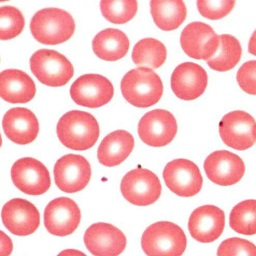
%> input picture cell.jpg, 256 x 256 px
$ octave figure1_1.m   (GNU Octave 9; MATLAB toolbox functions it lacks are replaced by stand-ins)
%> lines starting %> are read from the running program, lines starting %| are printed output that depends on the picture
### GS1.m
function pw=GS1(Im1,Im2)
%% GS方法，这里Im1和Im2都是去除背景项A后的两幅调制强度分布图；pw是得到的包裹相位
norm1=sqrt(sum(sum(Im1.*Im1)));
Im1=Im1./norm1;                                    %对Im1进行归一化
proj=sum(sum((Im2.*Im1)))/sum(sum(Im1.*Im1));
Im2=Im2-proj*Im1;                                  %对Im2进行正交化
norm2=sqrt(sum(sum(Im2.*Im2)));
Im2=Im2./norm2;                                    %对Im2进行归一化
pw=atan2(-Im2,Im1);                                %求得的包裹相位

### GD_GS.m
function [pw2,RR1,alph]=GD_GS(Im1,Im2,pw1)
% pw1=GS1(Im1,Im2);

%%
norm1=sqrt(sum(sum(Im1.*Im1)));
Im11=Im1./norm1;                                    %对Im1进行归一化
proj=sum(sum((Im2.*Im11)))/sum(sum(Im11.*Im11));
Im22=Im2-proj*Im11;                                  %对Im2进行正交化
norm2=sqrt(sum(sum(Im22.*Im22)));
Im22=Im22./norm2;
S=-Im22./Im11;
% bb=1;
%%
[M,N]=size(Im1);
K=M*N;
i=2;
ee(1)=1;
RR=ones(100,1);
alph(1)=0.01;
while i<40  && ee>1e-5
    m1=sqrt(sum(cos(pw1(:)).^2,'omitnan'));
    m2=sum(sin(pw1(:)).*cos(pw1(:)),'omitnan')./(m1.^2);
    m3=sqrt(K-m1*m1-m1*m1*m2*m2);

    dm1=-cos(pw1).*sin(pw1)./m1;
    dm2=2*m2/m1/m1*cos(pw1).*sin(pw1)+1/m1/m1*(cos(pw1).^2-sin(pw1).^2);
    dm3=(1-m2^2)/m3*cos(pw1).*sin(pw1)-m2/m3*(cos(pw1).^2-sin(pw1).^2);

    dm3m1=dm3.*m1-m3*dm1;
    pw2=atan2(-Im22*m3+Im11*m1*m2,real(Im11*m1)+eps);
    f=pw2-pw1;
    RR(i)=std(rmmissing(f(:)));
    ee=abs(RR(i)-RR(i-1));
    df=(S.*dm3m1+dm2)./(1+(S.*m3/m1+m2).^2)-1;
    bb=(sum(df(:),'omitnan')+eps);
%     bb=1+i*5;
    alph=alph./bb;
    pw1=pw2-alph*df;
    i=i+1;
end
RR1=RR(2:i-1);

### S_AIA.m
function [pw,delta,iter] = S_AIA(Is,ps,MaxIter)
%% 说明    单波长干涉测量中，改进的最小二乘迭代算法，至少三幅图
% 输入：
% Is即Is(:,:,i)表示每幅干涉图的光强分布，共K幅
% ps是假设（或得到）的相移量，一个行向量,若假设的相移量符号反了，那么求得的相位也是反的
% MaxIter是设定的最大迭代次数
% 输出：
% pw是求得的包裹相位；  delta是求得的相移量；  iter是达到收敛或达到最大迭代次数所需的迭代次数
%%
epsilon = 1e-3;        % 设定相移量精度阈值
err = 1;               % 相邻两次迭代相移量变化量表示
iter = 0;              % 迭代次数表示
dim = size(Is);
K = dim(1)*dim(2);       %像素数
N = dim(3);              %图数
Ip = zeros(N,K);
for  i=1:N
    Ip(i,:) = reshape(Is(:,:,i),1,K);%将每幅干涉图分别表示成行向量，多幅组合成矩阵
end
Ip1=Ip';
phi = zeros(1,K);        %设置相位用于计算的表示
% Mod = zeros(1,K);
E=eye(3);
%%
%%
while  ((err > epsilon) && (iter < MaxIter))
%Fisrt setp:
%为了使A为非奇异矩阵，要求至少三幅图，这一步相移量已知
        ps1 = ps;
        A = [ N         ,           sum(cos(ps)),             sum(sin(ps))
            sum(cos(ps)),           sum(cos(ps).^2),          sum(cos(ps).*sin(ps))
            sum(sin(ps)),           sum(sin(ps).*cos(ps)),    sum(sin(ps).^2)];
        A1=A\E;
%干涉图相位值计算
        s1=sum(Ip);          % size: [1,K]
        s2=cos(ps)*Ip;
        s3=sin(ps)*Ip;
        s=[s1;s2;s3];
        X=A1*s;
        phi=atan2(-X(3,:),X(2,:));
         %  Mod(i) = sqrt(X(3,:).*X(3,:)+X(2,:).*X(2,:));

%Second  step:
%这一步相位已知
        A = [  K         ,         sum(cos(phi)),               sum(sin(phi))
            sum(cos(phi)),         sum(cos(phi).^2 ),           sum(cos(phi).*sin(phi))
            sum(sin(phi)),         sum(sin(phi).*cos(phi)),     sum(sin(phi).^2)];
        A1=A\E;
%相移量计算
        s1=sum(Ip1);          % size: [1,N]
        s2=cos(phi)*Ip1;
        s3=sin(phi)*Ip1;
        s=[s1;s2;s3];
        X=A1*s;
        ps=atan2(-X(3,:),X(2,:));

        err = max(abs(ps-ps1));
        iter = iter+1;
end
%%
%%
pw = reshape(phi,dim(1),dim(2));
% pwMod = reshape(Mod,dim(1),dim(2));
delta=ps;
for j=2:N
        delta(j)=delta(j)-2*pi*round((delta(j)-delta(j-1))/(2*pi));            %用于相移量解包,要求相邻两幅图的真实相移量之差不得大于pi，不然无法解包
end
delta = delta-delta(1);
if  delta(N)<0
   delta = -delta;
   pw=-pw;
end

### Complex_GaussianFilter1.m
function [I]=Complex_GaussianFilter1(I,freq,freq1)

[NR, NC]=size(I);
[u,v]=meshgrid(1:NC, 1:NR);
u0=floor(NC/2)+1;
v0=floor(NR/2)+1;
u=u-u0;
v=v-v0;
H=1-exp(-(u.^2+v.^2)/(2*(freq)^2));
H1=exp(-(u.^2+v.^2)/(2*(freq1)^2));
H=H.*H1;
C=fft2(I);
CH=C.*ifftshift(H);
I=ifft2(CH);

### wy3.m
function phi=wy3(I1,I2,I3,fl,fh)
I11=Complex_GaussianFilter1(I1,fl,fh);
I22=Complex_GaussianFilter1(I2,fl,fh);
I33=Complex_GaussianFilter1(I3,fl,fh);
Ir1=real(I11);
Ii1=imag(I11);
Ir2=real(I22);
Ii2=imag(I22);
Ir3=real(I33);
Ii3=imag(I33);
C=[sum(sum(Ir2.^2))+sum(sum(Ii2.^2)),sum(sum(Ii3.*Ii2))+sum(sum(Ir3.*Ir2));sum(sum(Ir3.*Ir2))+sum(sum(Ii3.*Ii2)),sum(sum(Ir3.^2))+sum(sum(Ii3.^2))];
E=eye(2);
C1=C\E;
K=[sum(sum(Ir1.*Ir2))+sum(sum(Ii1.*Ii2));sum(sum(Ir1.*Ir3))+sum(sum(Ii1.*Ii3))];
K=C1*K;
d2=acos((K(2)^2-K(1)^2+1)/(2*K(2)));
d1=acos((K(1)^2-K(2)^2+1)/(2*K(1)));
% d2sin=(-K(1)*sin(d1))/K(2);
% d2cos=(K(2)^2-K(1)^+1)/(2*K(2));
% d2=atan2(d2sin,d2cos);
Ip1=(I1-I2)/sin(d1/2);
Ip2=(I1-I3)/sin(d2/2);
phi=atan2(real(Ip1*sin(d2/2-d1/2)),real(Ip2-Ip1*cos(d2/2-d1/2)));
% phi=unwrap2(phi);

### PCA_HEFS.m
% 输入：多幅图I(:,:,1),I(:,:,2)...

function phi=PCA_HEFS(I)

[h,l,n]=size(I); k=h*l;
X=zeros(n,k);
for  i=1:n
    X(i,:)=reshape(I(:,:,i),1,[]);     % X的每行表示一幅干涉图，每列表示相同像素点处不同干涉图对应的强度值
end
X = X-ones(size(X,1),1)*mean(X);       %去除背景强度， mean(X)表示对矩阵X的每列求平均值
covarianceMatrix = X*X';               %求出其协方差矩阵
[U,~,~] = svd(covarianceMatrix);
Up=zeros(2,n);
Up(1,:)=U(:,1)';
Up(2,:)=U(:,2)';
Y = Up*X;

% 对其进行归一化,当相移量并非大致均匀分布在[0，2*pi]内时，加上这个过程可以提高精度
srss1=sqrt(sum(Y(1,:).*Y(1,:)));
V(:,1)=Y(1,:)./srss1;
srss2=sqrt(sum(Y(2,:).*Y(2,:)));
V(:,2)=Y(2,:)./srss2;
[alpha,beta]=semiHyperLeastSquareFitInsection3C(V);
pp=ellipseFitPhaseRetrievalInSection3B(V,alpha,beta);

phi=reshape(pp,size(I(:,:,1)));
end

function [alpha,b]=semiHyperLeastSquareFitInsection3C(V)
N=size(V,1);
b=max(abs(V(:)));
x=V(:,1);
y=V(:,2);
Chi=[x.^2,2*x.*y,y.^2,2*b*x,2*b*y,b^2*ones(N,1)];

X=mean(x);
Y=mean(y);
XY=mean(Chi(:,2))/2;
X2=mean(Chi(:,1));
Y2=mean(Chi(:,3));

W=[6*X2  6*XY      X2+Y2 6*b*X 6*b*Y b^2;
   6*XY  4*(X2+Y2) 6*XY  4*b*Y 4*b*X 0;
   X2+Y2 6*XY      6*Y2  2*b*X 6*b*Y b^2;
   6*b*X 4*b*Y     2*b*X 4*b^2 0     0;
   2*b*Y 4*b*X     6*b*Y 0     4*b^2 0;
   b^2   0         b^2   0     0     0;];
opt.issym=true;
X=Chi'*Chi/N;
[alpha,~] = eigs(W,X,1,'lm',opt);
end

function phi=ellipseFitPhaseRetrievalInSection3B(V,a,b)
x=V(:,1)-b*(a(3)*a(4)-a(2)*a(5))/(a(2)^2-a(1)*a(3));
y=V(:,2)-b*(a(1)*a(5)-a(2)*a(4))/(a(2)^2-a(1)*a(3));
k=sqrt(4*a(2)^2+(a(1)-a(3))^2);
t=(a(1)-a(3)+k)/(2*a(2));

re=sqrt(abs(a(1)+a(3)+k))*(y+t*x);
im=sqrt(abs(a(1)+a(3)-k))*(x-t*y);
phi=angle(complex(re,im));
end

### figure1_1.m
clc
clear
close all

x=linspace(-1.5,1.5,300);
y=linspace(-1.5,1.5,300);                                                  %像素300*300 每个像素是10um*10um
[x,y]=meshgrid(x,y);
A=100*exp(-0.05*(x.^2+y.^2));  %背景项
B=80*exp(-0.01*(x.^2+y.^2));   %调制项
% [7 lines of commented-out code are left out]
p0=255-double(rgb2gray(imread('cell.jpg')));
%> p0: size 256x256 double; min 0, max 212, mean 44.7
p0(p0>115)=115;
%> p0: size 256x256 double; min 0, max 115, mean 44.7
p0=p0./max(p0(:))*pi*0.8;
p = imresize(p0,size(A),'bilinear');

Ib(:,:,1)=A+B.*cos(p);
Ib(:,:,2)=A+B.*cos(p+2);
Ib(:,:,3)=A+B.*cos(p+3.3);
%> Ib: size 300x300x3 double

noise=40;
Ib(:,:,1)=awgn(Ib(:,:,1),noise,'measured');
Ib(:,:,2)=awgn(Ib(:,:,2),noise,'measured');
Ib(:,:,3)=awgn(Ib(:,:,3),noise,'measured');

%%%%%%%%%%%%
% figure
% subplot 131
% imshow(Ib(:,:,1),[])
% subplot 132
% imshow(Ib(:,:,2),[])
% subplot 133
% imshow(Ib(:,:,3),[])

%%%%%%%%%%%%%%%% 高斯滤波
% [5 lines of commented-out code are left out]

%%%%%%%%%%%%% IGS GS
I1=Ib(:,:,1)-Ib(:,:,2);
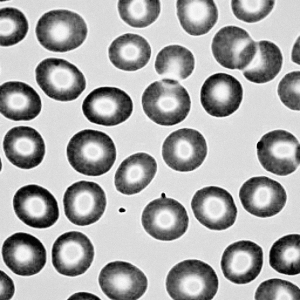
%> I1: size 300x300 double; min -52.81, max 139, mean 74.5; drawn with min black and max white
I2=Ib(:,:,1)-Ib(:,:,3);
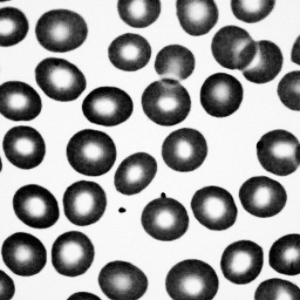
%> I2: size 300x300 double; min -139.9, max 165, mean 50.4; drawn with min black and max white
pwGS=GS1(I1,I2);
%> in GS1, `norm1=sqrt(sum(sum(Im1.*Im1)));`: norm1 = 27775.8
%> in GS1, `proj=sum(sum((Im2.*Im1)))/sum(sum(Im1.*Im1));`: proj = 31224.4
%> in GS1, `Im2=Im2-proj*Im1;`:
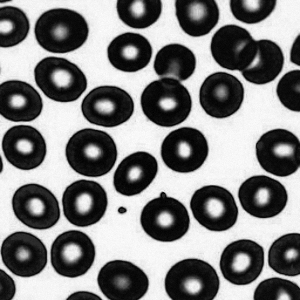
%> Im2: size 300x300 double; min -102.8, max 35.46, mean -33.4; drawn with min black and max white
%> in GS1, `norm2=sqrt(sum(sum(Im2.*Im2)));`: norm2 = 19800.3
tic
% [pwIGS,ii,ee,pwGS]=IGS2(I1,I2);
[pwIGS,RR,alph]=GD_GS(I1,I2,pwGS);
%> the loop in GD_GS, `while i<40  && ee>1e-5` made 26 passes
%> (m1, m2, m3, ee, bb, alph) on passes 1 to 12: (219.5, -0.0849, 203.6, 0.968, -75150.1, -1.33e-07), (219.2, -0.129, 202.8, 0.0151, -74552, 1.78e-12), (217.6, -0.16, 203.6, 0.00435, -74428.5, -2.4e-17), (216, -0.182, 204.5, 0.0029, -74423.8, 3.22e-22), (214.6, -0.199, 205.3, 0.00227, -74453, -4.33e-27), (213.4, -0.212, 206, 0.00178, -74490.4, 5.81e-32), (212.5, -0.221, 206.5, 0.00138, -74526.8, -7.8e-37), (211.8, -0.229, 206.9, 0.00106, -74558.9, 1.05e-41), (211.2, -0.234, 207.2, 0.000816, -74585.7, -1.4e-46), (210.8, -0.239, 207.5, 0.000625, -74607.6, 1.88e-51), (210.4, -0.242, 207.6, 0.000477, -74624.9, -2.52e-56), (210.2, -0.245, 207.8, 0.000364, -74638.6, 3.37e-61)
%> pass 1, in GD_GS, `dm1=-cos(pw1).*sin(pw1)./m1;`:
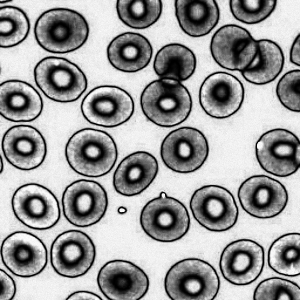
%> dm1: size 300x300 double; min -0.00228, max 0.00177, mean 0.000207; drawn with min black and max white
%> pass 1, in GD_GS, `dm3=(1-m2^2)/m3*cos(pw1).*sin(pw1)-m2/m3*(cos(pw1).^2-sin(pw1).^2);`:
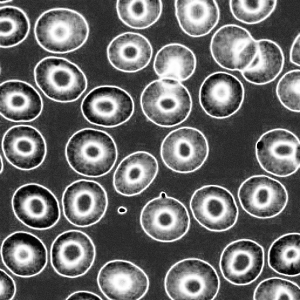
%> dm3: size 300x300 double; min -0.00215, max 0.00247, mean -0.000192; drawn with min black and max white
%> after the loop in GD_GS, `while i<40  && ee>1e-5`: RR = 100 values, max 1 at index 1, min 2.39e-05 at index 27, mean 0.741; i = 28
%> in GD_GS, `RR1=RR(2:i-1);`: RR1 = 26 values, max 0.0323 at index 1, min 2.39e-05 at index 26, mean 0.00402
%> RR has the same summary as RR1 in GD_GS; alph = 2.01e-129
tigs=toc
% figure
% plot(RR)


%%%%%%%%%%%%%%%% AIA
ps=linspace(0,3,3);MaxIter=500;
tic
[pwAIA,delta,iter] = S_AIA(Ib,ps,MaxIter);
%> the loop in S_AIA, `while  ((err > epsilon) && (iter < MaxIter))` made 500 passes
%> (ps1, ps, err) on passes 3, 5: ([0.0591 1.73 -2.9], [0.183 1.84 -2.77], 0.124), ([0.31 1.96 -2.65], [0.441 2.08 -2.51], 0.131)
taia=toc

%%%%%%%%%%%%%%%%%%% MSSM
fl=1.5;
fh=60;
tic
pwMSSM=wy3(Ib(:,:,1),Ib(:,:,2),Ib(:,:,3),fl,fh);
%> call 3 of Complex_GaussianFilter1, with freq = 1.5, freq1 = 60
%> in Complex_GaussianFilter1 (call 3), `I=ifft2(CH);`:
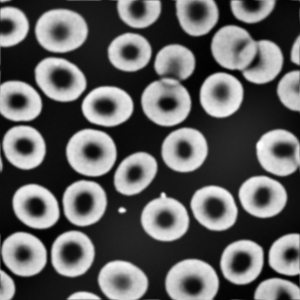
%> I: size 300x300 double; min -66.01, max 102.9, mean 0; drawn with min black and max white
%> in wy3, `Ii1=imag(I11);`: Ii1: size 300x300 double; every value is 0
%> in wy3, `phi=atan2(real(Ip1*sin(d2/2-d1/2)),real(Ip2-Ip1*cos(d2/2-d1/2)));`:
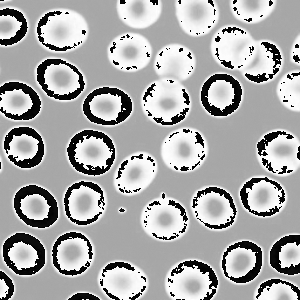
%> phi: size 300x300 double; min -3.14, max 3.14, mean 1.06; drawn with min black and max white
tmssm=toc
%%%%%%%%%%%%%%%%%%%%%%%%%%%%%%%%
tic
pwLSR=PCA_HEFS(Ib);
% [Dt,Nt,pwLSR]=PCA_LEF(Ib(:,:,1),Ib(:,:,2))
tLSR=toc
%%%%%%%%%%%%%%%%%%%%%%%%%%%%% 对比
%> (the run ends here)
